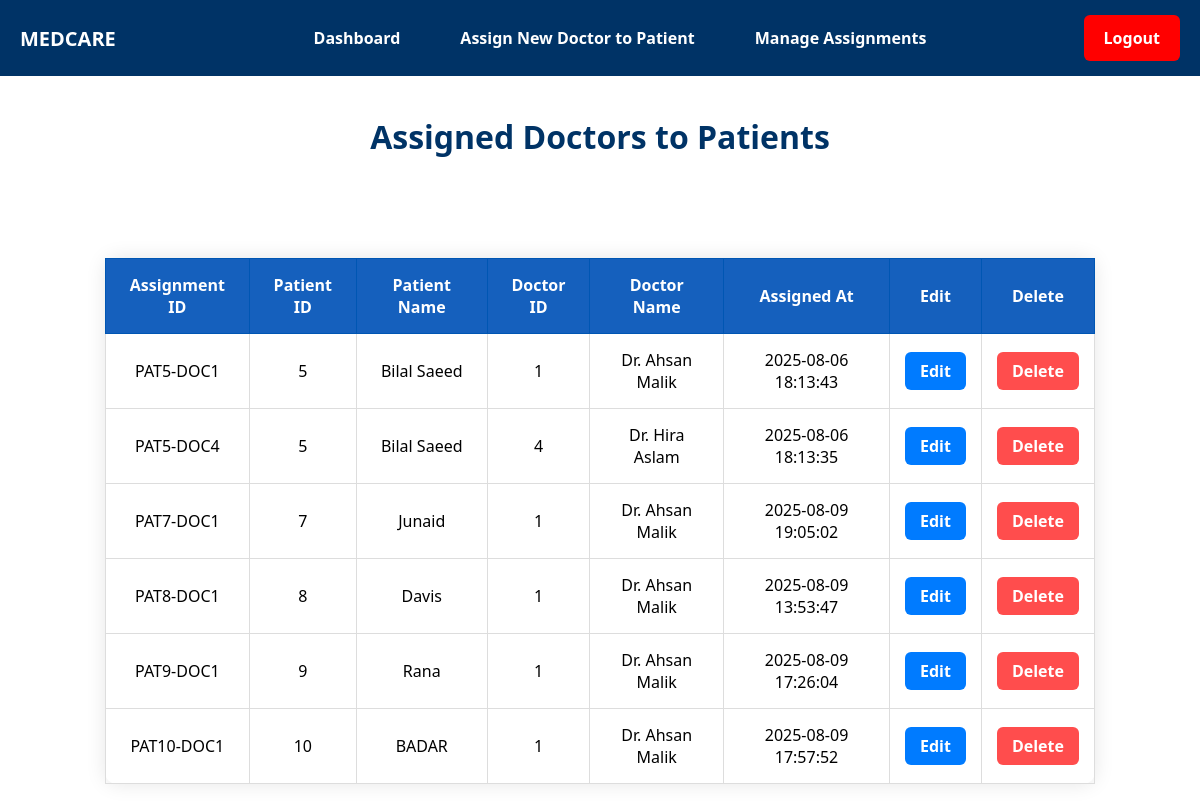
The app's page /view_assign_doc_to_pat.php with its own data.
### tables this page shows
CREATE TABLE `assigned_to` (
  `pat_id` int(11) NOT NULL,
  `doc_id` int(11) NOT NULL,
  `assigned_at` timestamp NOT NULL DEFAULT current_timestamp()
);

CREATE TABLE `patient` (
  `pat_id` int(11) NOT NULL,
  `Name` varchar(30) NOT NULL,
  `Age` int(11) NOT NULL,
  `Gender` varchar(1) NOT NULL,
  `Medical_Condition` text DEFAULT NULL,
  `SSN` int(11) NOT NULL,
  `Srs_Level` varchar(50) NOT NULL,
  `Police_Case` tinyint(1) DEFAULT 0
);

CREATE TABLE `doctor` (
  `doc_id` int(11) NOT NULL,
  `name` varchar(30) NOT NULL,
  `username` varchar(30) NOT NULL,
  `password` varchar(15) NOT NULL,
  `gender` varchar(1) NOT NULL,
  `specialization` varchar(100) NOT NULL,
  `email` varchar(100) NOT NULL
);

### view_assign_doc_to_pat.php (the view, shortened to what this page needs)
<?php
require 'connection.php';
$sql = "SELECT at.pat_id, at.doc_id, p.Name AS patient_name, d.name AS doctor_name, at.assigned_at
        FROM assigned_to at
        JOIN Patient p ON at.pat_id = p.pat_id
        JOIN Doctor d ON at.doc_id = d.doc_id";
$result = $conn->query($sql);
?>
<!DOCTYPE html>
<html lang="en">
<head>
</head>
<body>
<div class="navbar">
    <div class="logo">
        <span>MEDCARE</span>
    </div>
    <div class="menu">
        <a href="admin.php" class="dashboard">Dashboard</a>
        <a href="assign_doc_to_pat.php" class="assign-doc">Assign New Doctor to Patient</a>
        <a href="view_assign_doc_to_pat.php" class="manage-assignments">Manage Assignments</a>
    </div>
    <a href="logout.php" class="logout">Logout</a>
</div>
<h1>Assigned Doctors to Patients</h1>
<div class="container">
<?php
if ($result->num_rows > 0) {
    echo "<table>
            <tr>
                <th>Assignment ID</th>
                <th>Patient ID</th>
                <th>Patient Name</th>
                <th>Doctor ID</th>
                <th>Doctor Name</th>
                <th>Assigned At</th>
                <th>Edit</th>
                <th>Delete</th>
            </tr>";
    while ($row = $result->fetch_assoc()) {
        $assignment_id = "PAT" . $row['pat_id'] . "-DOC" . $row['doc_id'];
        echo "<tr>
                <td>" . $assignment_id . "</td>
                <td>" . $row['pat_id'] . "</td>
                <td>" . $row['patient_name'] . "</td>
                <td>" . $row['doc_id'] . "</td>
                <td>" . $row['doctor_name'] . "</td>
                <td>" . $row['assigned_at'] . "</td>
                <td>
                    <a href='edit_assign_doc_to_pat.php?pat_id=" . $row['pat_id'] . "&doc_id=" . $row['doc_id'] . "' class='button button-edit'>Edit</a>
                </td>
                <td>
                    <a href='delete_assign_doc_to_pat.php?pat_id=" . $row['pat_id'] . "&doc_id=" . $row['doc_id'] . "' class='button button-delete'>Delete</a>
                </td>
            </tr>";
    }
    echo "</table>";
} else {
    echo "<div class='no-records'>❌ No Assignments Found</div>";
}
?>
</div>
</body>
</html>

### view_assign_doc_to_pat.php (style rules this page uses)
body { font-family: 'Segoe UI', sans-serif; margin: 0; padding: 50px; background-color: white; }
h1 { text-align: center; color: #003366; margin-top: 65px; }
table { width: 100%; border-collapse: collapse; margin-top: 0px; border-radius: 12px; box-shadow: 0 0 20px rgba(0, 0, 0, 0.1); background-color: white; }
th, td { padding: 15px; text-align: center; border: 1px solid #ddd; }
th { background-color: #1560BD; color: white; border: 1px solid #0056b3; }
.button { padding: 8px 15px; text-align: center; border-radius: 6px; cursor: pointer; font-weight: bold; text-decoration: none; display: inline-block; }
.button-edit { background-color: #007bff; color: white; border: none; transition: 0.3s; }
.button-delete { background-color: #ff4d4d; color: white; border: none; transition: 0.3s; }
.container { width: 90%; margin: auto; padding: 20px; }
.navbar { background-color: #003366; padding: 15px 20px; display: flex; justify-content: center; align-items: center; position: fixed; top: 0; left: 0; right: 0; z-index: 10; width: 100%; }
.navbar .logo { position: absolute; left: 20px; font-size: 20px; font-weight: bold; color: white; }
.navbar .menu { display: flex; gap: 20px; justify-content: center; width: 100%; text-align: center; }
.navbar .menu a { color: white; text-decoration: none; padding: 12px 20px; font-size: 16px; font-weight: bold; border-radius: 6px; transition: all 0.3s ease; position: relative; }
.navbar .menu a::after { content: ''; position: absolute; width: 0%; height: 3px; bottom: 0; left: 50%; background: white; border-radius: 2px; transition: all 0.4s ease-in-out; transform: translateX(-50%); }
.navbar .logout { position: absolute; right: 60px; color: white; font-weight: bold; padding: 12px 20px; border-radius: 6px; transition: background-color 0.3s ease; font-size: 16px; text-decoration: none; background-color: red; }
.navbar .logout::after { content: ''; position: absolute; width: 0%; height: 3px; bottom: 0; left: 50%; background: white; border-radius: 2px; transition: all 0.4s ease-in-out; transform: translateX(-50%); }
.container { margin-top: 80px; }

### records on screen
assigned_to: assignment_id "PAT5-DOC1", pat "5", pat.Name "Bilal Saeed", doc "1", doc.name "Dr. Ahsan Malik", assigned_at "2025-08-06 18:13:43"
assigned_to: assignment_id "PAT5-DOC4", pat "5", pat.Name "Bilal Saeed", doc "4", doc.name "Dr. Hira Aslam", assigned_at "2025-08-06 18:13:35"
assigned_to: assignment_id "PAT7-DOC1", pat "7", pat.Name "Junaid", doc "1", doc.name "Dr. Ahsan Malik", assigned_at "2025-08-09 19:05:02"
assigned_to: assignment_id "PAT8-DOC1", pat "8", pat.Name "Davis", doc "1", doc.name "Dr. Ahsan Malik", assigned_at "2025-08-09 13:53:47"
assigned_to: assignment_id "PAT9-DOC1", pat "9", pat.Name "Rana", doc "1", doc.name "Dr. Ahsan Malik", assigned_at "2025-08-09 17:26:04"
assigned_to: assignment_id "PAT10-DOC1", pat "10", pat.Name "BADAR", doc "1", doc.name "Dr. Ahsan Malik", assigned_at "2025-08-09 17:57:52"
